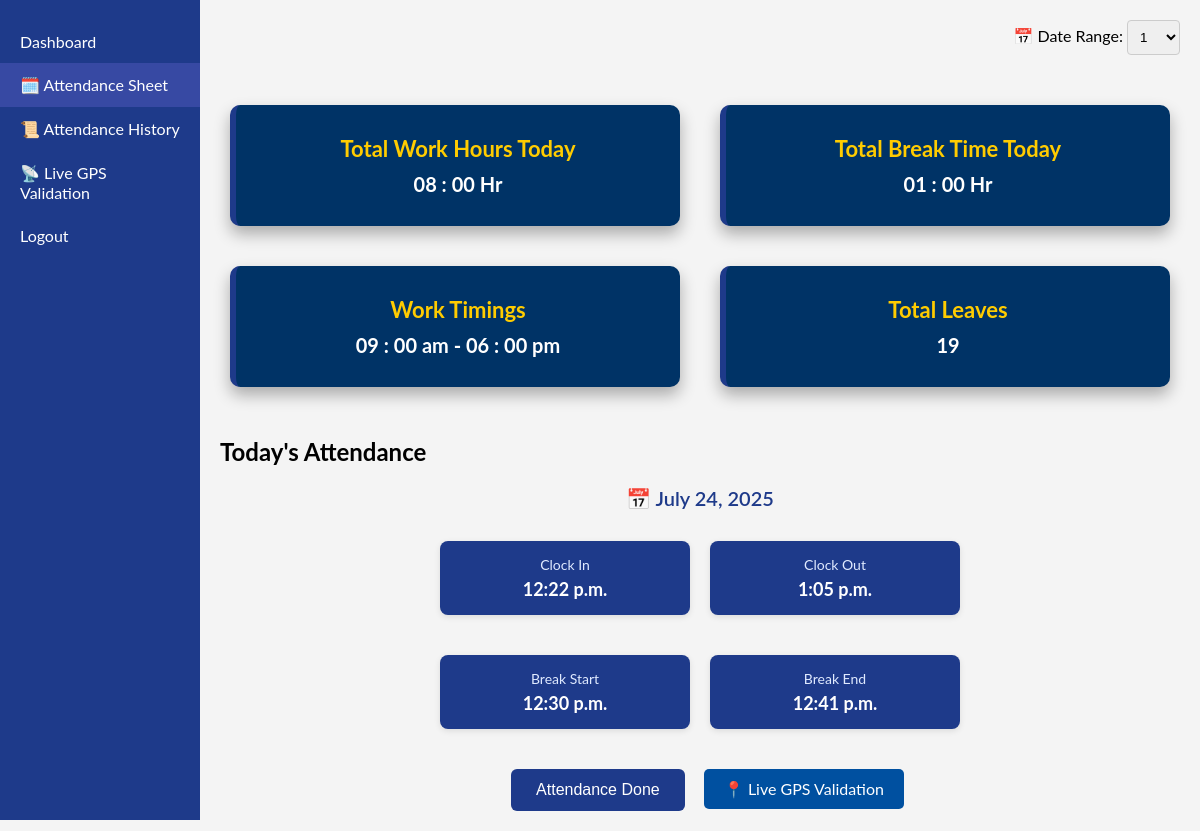
The app's page / (signed in) with its own data.
### core/models.py (models this page shows, shortened)
class Attendance(models.Model):
    user = models.ForeignKey(
        User,
        on_delete=models.CASCADE,
        related_name="attendances",
        help_text="User who is marking attendance"
    )
    date = models.DateField(
        auto_now_add=True,
        help_text="Date of attendance (auto-filled)"
    )
    clock_in = models.TimeField(
        null=True,
        blank=True,
        help_text="Time when the user clocked in"
    )
    clock_out = models.TimeField(
        null=True,
        blank=True,
        help_text="Time when the user clocked out"
    )
    is_overtime = models.BooleanField(
        default=False,
        help_text="Indicates whether the employee worked overtime"
    )
    break_start = models.TimeField(null=True, blank=True)
    break_end = models.TimeField(null=True, blank=True)
    is_overtime = models.BooleanField(default=False)
    break_violation = models.BooleanField(default=False)
    class Meta:
        verbose_name = "Attendance Record"
        verbose_name_plural = "Attendance Records"
        ordering = ['-date']

### core/views.py (the view, shortened to what this page needs)
# urls.py: path('', views.attendance_main, name='attendance_main'),
@login_required
def attendance_main(request):
    user = request.user
    today = datetime.today().date()
    attendance, _ = Attendance.objects.get_or_create(user=user, date=today)
    current_month = today.month
    current_year = today.year
    records = Attendance.objects.filter(user=user, date__month=current_month, date__year=current_year)
    total_working_minutes = 0
    total_break_minutes = 0
    for record in records:
        if record.clock_in and record.clock_out:
            start = datetime.combine(record.date, record.clock_in)
            end = datetime.combine(record.date, record.clock_out)
            total_minutes = (end - start).total_seconds() / 60
            if record.break_start and record.break_end:
                b_start = datetime.combine(record.date, record.break_start)
                b_end = datetime.combine(record.date, record.break_end)
                break_duration = (b_end - b_start).total_seconds() / 60
                total_minutes -= break_duration
                total_break_minutes += break_duration
            total_working_minutes += total_minutes
    working_hours = int(total_working_minutes // 60)
    working_minutes = int(total_working_minutes % 60)
    total_working_hours_str = f"{working_hours:02d}:{working_minutes:02d} Hrs"
    break_hours = int(total_break_minutes // 60)
    break_minutes = int(total_break_minutes % 60)
    total_break_taken_str = f"{break_hours:02d}:{break_minutes:02d} Hrs"
    working_days = records.exclude(clock_in=None).count()
    expected_minutes = working_days * 9 * 60
    time_balance_minutes = total_working_minutes - expected_minutes
    balance_hours = int(abs(time_balance_minutes) // 60)
    balance_minutes = int(abs(time_balance_minutes) % 60)
    sign = "-" if time_balance_minutes < 0 else "+"
    total_time_balance = f"{sign} {balance_hours:02d}:{balance_minutes:02d} Hrs"
    total_days = monthrange(current_year, current_month)[1]
    total_leaves = 0
    for day in range(1, today.day + 1):  # Loop only till today
        current_date = date(current_year, current_month, day)
        if current_date.weekday() == 6:  # Sunday = 6
            continue
        if not Attendance.objects.filter(user=user, date=current_date, clock_in__isnull=False, clock_out__isnull=False).exists():
            total_leaves += 1
    return render(request, 'core/attendance_main.html', {
        'today_attendance': attendance,
        'days_range': range(1, 32),
        'total_working_hours': total_working_hours_str,
        'total_break_taken': total_break_taken_str,
        'total_time_balance': total_time_balance,
        'total_leaves': total_leaves,
    })

### core/templates/core/attendance_main.html (shortened to what this page needs)
{% load static %}
<!DOCTYPE html>
<html lang="en">
<head>
</head>
<body>
  <div class="container">
    <div class="sidebar">
      <a href="#"> Dashboard</a>
      <a href="#" class="active">🗓️ Attendance Sheet</a>
      <a href="{% url 'attendance_history' %}">📜 Attendance History</a>
      <a href="{% url 'gps_live_view' %}">📡 Live GPS Validation</a>
      <a href="#"> Logout</a>
    </div>
    <div class="content">
      <div class="filters">
        <label for="date_range">📅 Date Range: </label>
        <select name="date_range" id="date_range">
        {% for day in days_range %}
        <option value="{{ day }}">{{ day }}</option>
        {% endfor %}
      </select>
      </div>
      <div class="cards">
        <div class="card dark-blue">
          <h3>Total Work Hours Today</h3>
          <p>08 : 00 Hr</p>
        </div>
        <div class="card dark-blue">
          <h3>Total Break Time Today</h3>
            <p>01 : 00 Hr</p>
        </div>
        <div class="card dark-blue">
          <h3>Work Timings</h3>
          <p>09 : 00 am - 06 : 00 pm</p>
        </div>
        <div class="card dark-blue">
          <h3>Total Leaves</h3>
          <p>{{ total_leaves }}</p>
        </div>
      </div>
      <h2> Today's Attendance</h2>
<div class="attendance-date">📅 {{ today_attendance.date }}</div>
<div class="attendance-box">
  <div class="info-card">
    <h4>Clock In</h4>
    <p>{{ today_attendance.clock_in|default:"Not yet" }}</p>
  </div>
  <div class="info-card">
    <h4>Clock Out</h4>
    <p>{{ today_attendance.clock_out|default:"Not yet" }}</p>
  </div>
</div>
<div class="attendance-box">
  <div class="info-card">
    <h4>Break Start</h4>
    <p>{{ today_attendance.break_start|default:"--" }}</p>
  </div>
  <div class="info-card">
    <h4>Break End</h4>
    <p>{{ today_attendance.break_end|default:"--" }}</p>
  </div>
</div>
      <form method="POST" class="action-form">
  <div class="bottom-buttons">
    {% if not today_attendance.clock_in %}
      <button type="submit" name="action" value="clock" class="btn clock-in">🕒 Clock In</button>
    {% else %}
      <button class="btn done" disabled> Attendance Done</button>
    {% endif %}
<a href="{% url 'gps_live_view' %}" class="btn gps" style="display:inline-block; padding:10px 20px; background:#0050a0; color:#fff; text-decoration:none; border-radius:5px;">📍 Live GPS Validation</a>
  </div>
</form>
    </div>
  </div>
</body>
</html>

### core/templates/core/attendance_main.html (style rules this page uses)
body { margin: 0; font-family: 'Lato', sans-serif; background-color: #f4f4f4; }
.container { display: flex; }
.sidebar { width: 200px; background-color: #1E3A8A; height: 100vh; color: white; padding-top: 20px; }
.sidebar a { display: block; padding: 12px 20px; color: white; text-decoration: none; transition: 0.3s; }
.sidebar a:hover, .sidebar a.active { background-color: #3749a3; }
.content { flex: 1; padding: 20px; }
.cards { display: flex; justify-content: space-between; flex-wrap: wrap; margin-bottom: 20px; }
.card { background: white; border-left: 6px solid #1E3A8A; padding: 20px; margin: 10px; width: 22%; box-shadow: 0 2px 5px rgba(0,0,0,0.1); }
.card h3 { margin: 0; font-size: 16px; color: #333; }
.card p { margin-top: 5px; font-weight: bold; font-size: 18px; color: #1E3A8A; }
.filters { text-align: right; margin-bottom: 15px; }
.filters select { padding: 8px; border-radius: 4px; border: 1px solid #ccc; }
form button { margin: 10px 10px 0 0; padding: 10px 20px; background-color: #1E3A8A; color: white; border: none; border-radius: 4px; cursor: pointer; }
.bottom-buttons { text-align: center; margin-top: 30px; }
.bottom-buttons button { margin: 0 15px; padding: 12px 25px; background-color: #1E3A8A; color: white; font-size: 16px; border: none; border-radius: 6px; cursor: pointer; }
h2 { margin-top: 0; }
.attendance-box { display: flex; flex-wrap: wrap; justify-content: center; margin-top: 20px; }
.attendance-box .info-card { background-color: #1E3A8A; color: white; padding: 15px 25px; margin: 10px; border-radius: 8px; min-width: 200px; text-align: center; box-shadow: 0 2px 6px rgba(0,0,0,0.1); }
.attendance-box .info-card h4 { margin: 0 0 5px; font-size: 14px; font-weight: 400; color: #e0eaff; }
.attendance-box .info-card p { margin: 0; font-size: 18px; font-weight: bold; color: #fff; }
.attendance-date { text-align: center; font-size: 20px; font-weight: 600; margin-top: 20px; color: #1E3A8A; }
.cards { display: flex; flex-wrap: wrap; justify-content: space-around; gap: 20px; margin: 40px auto; max-width: 1200px; }
.card.dark-blue { background-color: #003366; color: #fff; border-radius: 10px; padding: 30px; flex: 1 1 250px; text-align: center; box-shadow: 0 8px 16px rgba(0, 0, 0, 0.3); transition: transform 0.2s ease-in-out; }
.card.dark-blue h3 { margin-bottom: 10px; font-size: 22px; font-weight: bold; color: #ffcc00; }
.card.dark-blue p { font-size: 20px; margin: 0; color: #ffffff }

### records on screen
Attendance: date "July 24, 2025", clock_in "12:22 p.m.", clock_out "1:05 p.m.", break_start "12:30 p.m.", break_end "12:41 p.m."

### other values on screen
{{ total_leaves }} "19"
form field date_range "1"
